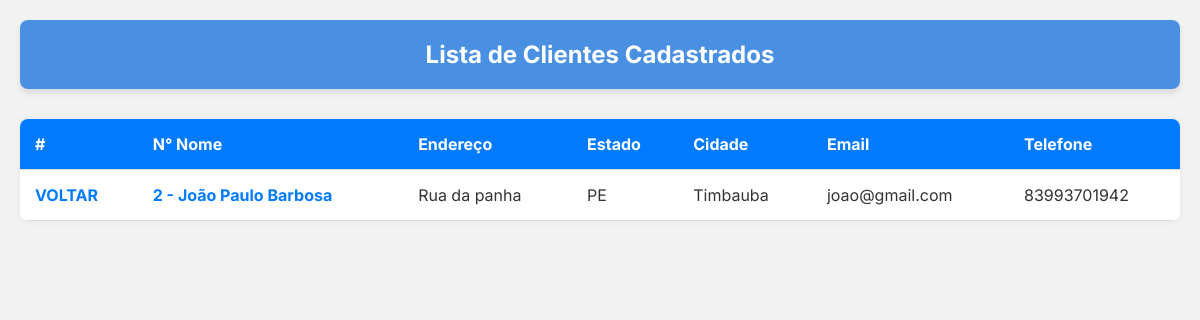
Page /cliente/2/ on the committed database.
### core/models.py (models this page shows, shortened)
class Cliente(models.Model):
    nome = models.CharField('Nome', max_length=100)  # Nome do cliente
    sobrenome = models.CharField(
        'Sobrenome', max_length=100)  # Sobrenome do cliente
    endereco = models.CharField(
        'Endereço', max_length=200)  # Endereço do cliente
    estado = models.CharField('Estado', max_length=50)  # Estado do cliente
    cidade = models.CharField('Cidade', max_length=100)  # Cidade do cliente
    email = models.EmailField('E-mail', max_length=100)  # E-mail do cliente
    telefone = models.CharField(
        'Telefone', max_length=15, blank=True, null=True)  # Telefone do cliente

### core/views.py (the view)
# urls.py: path('cliente/<int:pk>/', cliente, name='cliente'),
def cliente(request, pk):
    cli = Cliente.objects.get(pk=pk)
    context = {
        'cliente': cli,
    }
    return render(request, 'cliente.html', context)

### core/templates/cliente.html (shortened to what this page needs)
{% load static %}
<!DOCTYPE html>
<html lang="pt-br">
<head>
    <link rel="stylesheet" href="{% static 'css/cliente.css' %}">
</head>
<body style="font-family: 'Inter', sans-serif;">
    <header>
      <h2>Lista de Clientes Cadastrados</h2>
    </header>
    <table class="tabela-clientes">
      <thead>
        <tr>
          <th>#</th>
          <th>N° Nome</th>
          <th>Endereço</th>
          <th>Estado</th>
          <th>Cidade</th>
          <th>Email</th>
          <th>Telefone</th>
        </tr>
      </thead>
      <tbody>
        <tr>
          <td><a href="{% url 'index' %}">VOLTAR</a></td>
          <td>
            <a href="#">{{ cliente.id }} - {{ cliente.nome }} {{ cliente.sobrenome }}</a>
          </td>
          <td>{{ cliente.endereco }}</td>
          <td>{{ cliente.estado }}</td>
          <td>{{ cliente.cidade }}</td>
          <td>{{ cliente.email }}</td>
          <td>{{ cliente.telefone }}</td>
        </tr>
      </tbody>
    </table>
  </body>
</html>

### core/static/css/cliente.css (style rules this page uses)
* { margin: 0; padding: 0; box-sizing: border-box; font-family:'Inter', sans-serif; ; }
body { background-color: #f2f2f2; padding: 20px; color: #333; }
header { background-color: #4a90e2; color: white; padding: 20px; text-align: center; border-radius: 8px; margin-bottom: 30px; box-shadow: 0 4px 6px rgba(0, 0, 0, 0.1); }
header h2 { font-size: 24px; font-weight: bold; }
table.tabela-clientes { width: 100%; border-collapse: collapse; background-color: white; border-radius: 8px; overflow: hidden; box-shadow: 0 0 10px rgba(0,0,0,0.05); }
.tabela-clientes thead { background-color: #007BFF; color: white; }
.tabela-clientes th, .tabela-clientes td { padding: 15px; text-align: left; border-bottom: 1px solid #ddd; }
.tabela-clientes a { text-decoration: none; color: #007BFF; font-weight: bold; }

### rows in the picture
Cliente: id "2", nome "João Paulo", sobrenome "Barbosa", endereco "Rua da panha", estado "PE", cidade "Timbauba", email "joao@gmail.com", telefone "83993701942"
